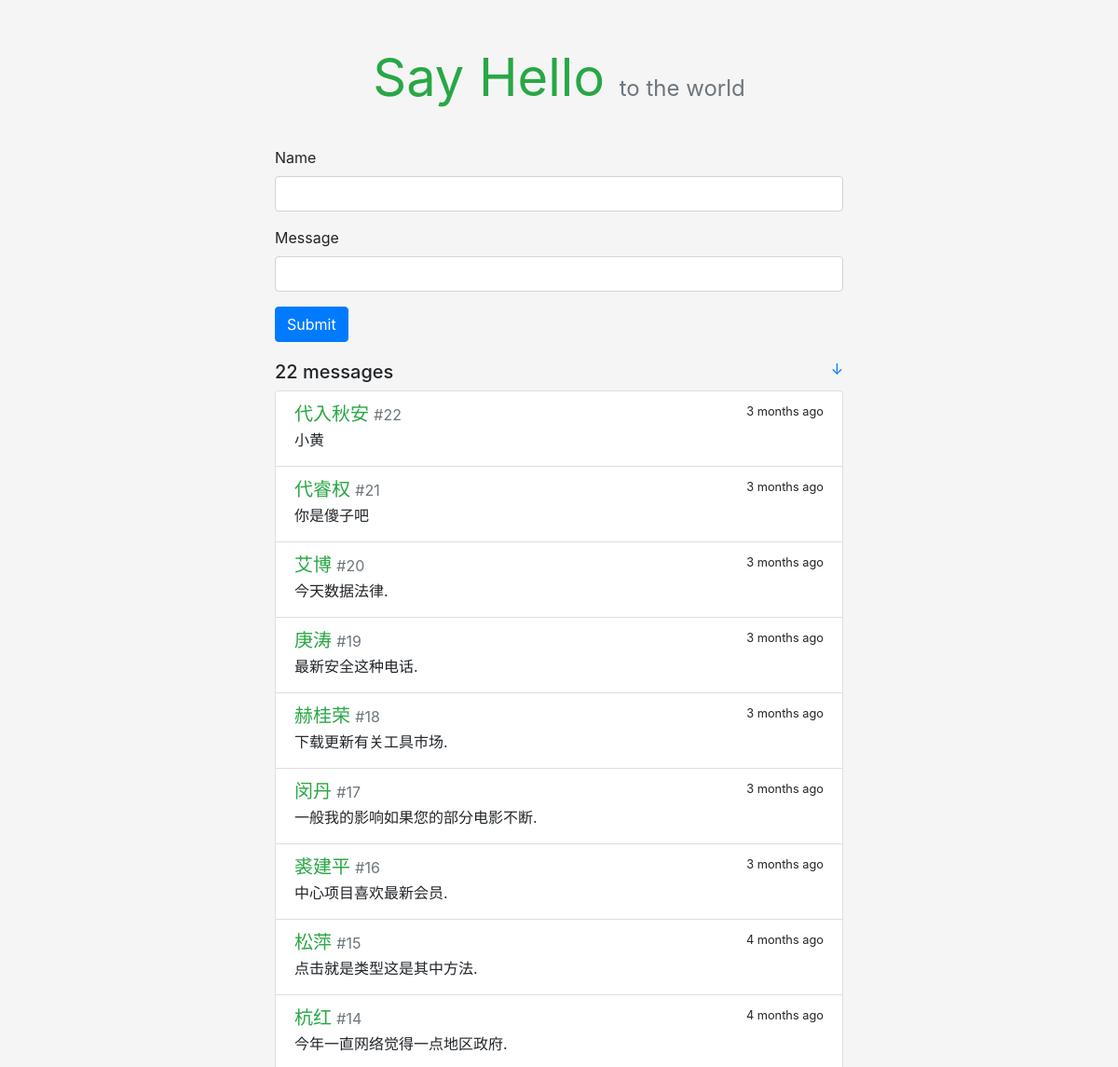
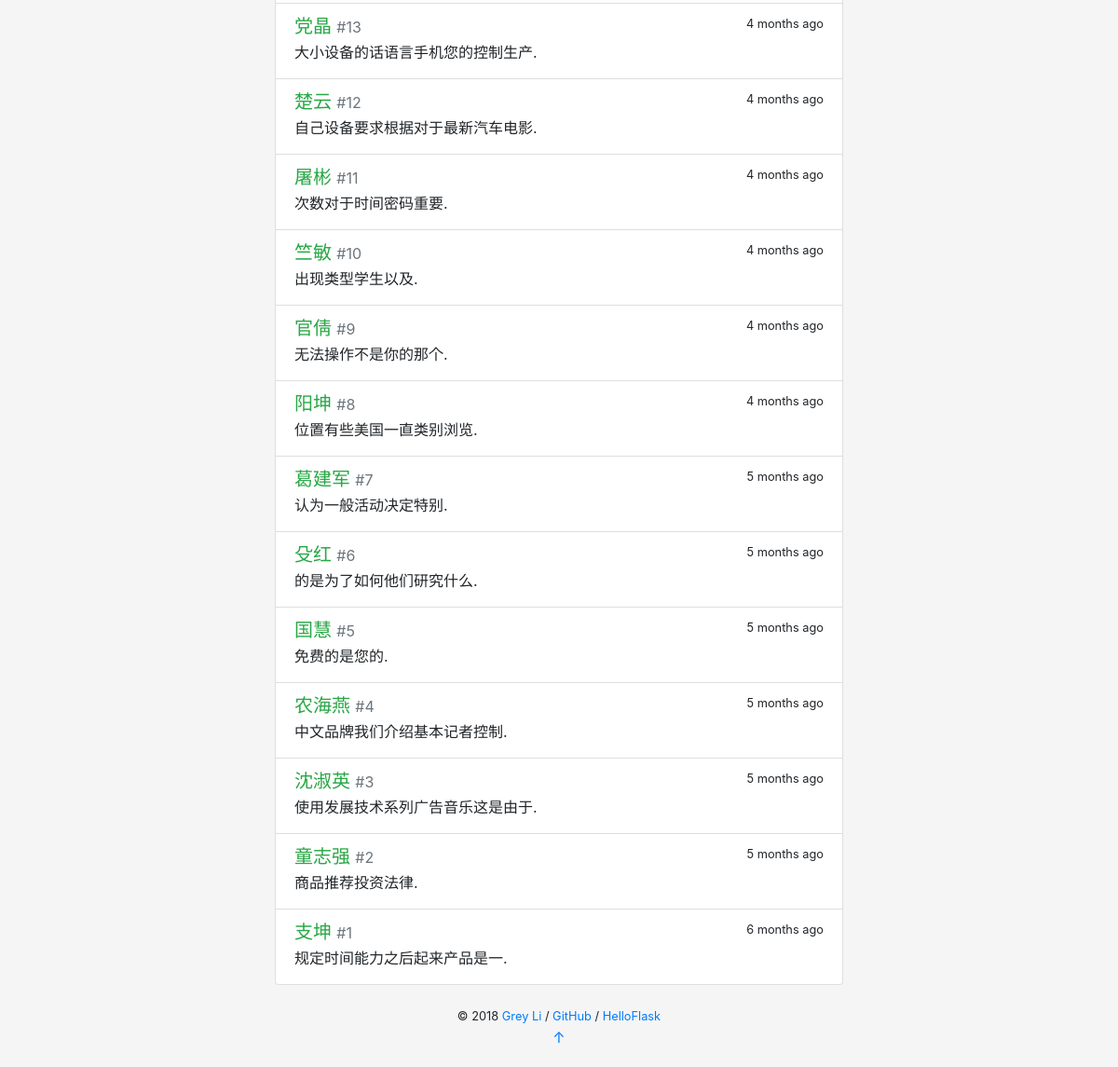
The page / on the database its author committed (2 pictures, top to bottom).
### sayhello/models.py (models this page shows)
class Message(db.Model):
    id = db.Column(db.Integer, primary_key=True)
    name = db.Column(db.String(20))
    body = db.Column(db.String(200))
    timestamp = db.Column(db.DateTime, default=datetime.utcnow, index=True)
    '''
    这里用的是datetime.utcnow, 而不是datetime.utcnow()，这里要传入的是需要调用
    的方法，而不是调用方法后返回的对象.
    sqlalchemy 会在创建新的数据库记录的时候，也就是用户提交message的时候，调用该对象
    设置默认值，如果传入的是uctnow()，这里方法就会在载入模块的时候执行.

    '''

### sayhello/views.py (the view, shortened to what this page needs)
@app.route('/', methods=['GET', 'POST'])
def index():                               # 根据message的时间降序排列
    messages = Message.query.order_by(Message.timestamp.desc()).all()
    form = HelloForm()
    return render_template('index.html', form=form, messages=messages)

### sayhello/forms.py
class HelloForm(FlaskForm):
    name = StringField('Name', validators=[DataRequired(), Length(1, 20)])
    body = StringField('Message', validators=[DataRequired(), Length(1, 200)])
    submit = SubmitField()

### sayhello/templates/index.html
{% extends 'base.html' %}
{% from 'bootstrap/form.html' import render_form %}
{% block content %}
    <div class="hello-form">
        {{ render_form(form, action=request.full_path) }}
    </div>
    <h5>{{ messages|length }} messages
        <small class="float-right">
            <a href="#bottom" title="Go Bottom">&darr;</a>
        </small>
    </h5>
    <div class="list-group">
        {% for message in messages %}
            <a class="list-group-item list-group-item-action flex-column">
                <div class="d-flex w-100 justify-content-between">
                    <h5 class="mb-1 text-success">{{ message.name }}
                        <small class="text-muted"> #{{ loop.revindex }}</small>
                    </h5>
                    <small data-toggle="tooltip" data-placement="top"
                           data-timestamp="{{ message.timestamp.strftime('%Y-%m-%dT%H:%M:%SZ') }}"
                           data-delay="500">
                        {{ moment(message.timestamp).fromNow(refresh=True) }}
                    </small>
                </div>
                <p class="mb-1">{{ message.body }}</p>
            </a>
        {% endfor %}
    </div>
{% endblock %}

### sayhello/templates/base.html (shortened to what this page needs)
<!DOCTYPE html>
<html lang="en">
<head>
    <link rel="stylesheet" href="{{ url_for('static', filename='css/bootstrap.min.css') }}" type="text/css">
    <link rel="stylesheet" href="{{ url_for('static', filename='css/style.css') }}" type="text/css">
</head>
<body>
<main class="container">
    <header>
        <h1 class="text-center display-4">
            <a href="{{ url_for('index') }}" class="text-success"><strong>Say Hello</strong></a>
            <small class="text-muted sub-title">to the world</small>
        </h1>
    </header>
    {% block content %}{% endblock %}
    <footer class="text-center">
        {% block footer %}
            <small> &copy; 2018 <a href="http://greyli.com" title="Written by Grey Li">Grey Li</a> /
                <a href="https://github.com/greyli/sayhello" title="Fork me on GitHub">GitHub</a> /
                <a href="http://helloflask.com" title="A HelloFlask project">HelloFlask</a>
            </small>
            <p><a id="bottom" href="#" title="Go Top">&uarr;</a></p>
        {% endblock %}
    </footer>
</main>
</body>
</html>

### sayhello/static/css/style.css (style rules this page uses)
body { background-color: rgb(245, 245, 245) !important; }
p { overflow-wrap: break-word; word-wrap: break-word; }
.container { max-width: 640px !important; }
.hello-form { margin-bottom: 20px; }
header { margin: 50px 0 40px 0; }
header h1 { font-size: 60px; font-weight: bold; }
.sub-title { font-size: 24px; }
header a { text-decoration: none !important; }
footer { margin: 20px; }

### rows shown on the page
Message: name "代入秋安", timestamp "3 months ago", body "小黄"
Message: name "代睿权", timestamp "3 months ago", body "你是傻子吧"
Message: name "艾博", timestamp "3 months ago", body "今天数据法律."
Message: name "庚涛", timestamp "3 months ago", body "最新安全这种电话."
Message: name "赫桂荣", timestamp "3 months ago", body "下载更新有关工具市场."
Message: name "闵丹", timestamp "3 months ago", body "一般我的影响如果您的部分电影不断."
Message: name "裘建平", timestamp "3 months ago", body "中心项目喜欢最新会员."
Message: name "松萍", timestamp "4 months ago", body "点击就是类型这是其中方法."
Message: name "杭红", timestamp "4 months ago", body "今年一直网络觉得一点地区政府."
Message: name "党晶", timestamp "4 months ago", body "大小设备的话语言手机您的控制生产."
Message: name "楚云", timestamp "4 months ago", body "自己设备要求根据对于最新汽车电影."
Message: name "屠彬", timestamp "4 months ago", body "次数对于时间密码重要."
Message: name "竺敏", timestamp "4 months ago", body "出现类型学生以及."
Message: name "官倩", timestamp "4 months ago", body "无法操作不是你的那个."
Message: name "阳坤", timestamp "4 months ago", body "位置有些美国一直类别浏览."
Message: name "葛建军", timestamp "5 months ago", body "认为一般活动决定特别."
Message: name "殳红", timestamp "5 months ago", body "的是为了如何他们研究什么."
Message: name "国慧", timestamp "5 months ago", body "免费的是您的."
Message: name "农海燕", timestamp "5 months ago", body "中文品牌我们介绍基本记者控制."
Message: name "沈淑英", timestamp "5 months ago", body "使用发展技术系列广告音乐这是由于."
Message: name "童志强", timestamp "5 months ago", body "商品推荐投资法律."
Message: name "支坤", timestamp "6 months ago", body "规定时间能力之后起来产品是一."

### other values the page prints
{{ messages|length }} "22"
